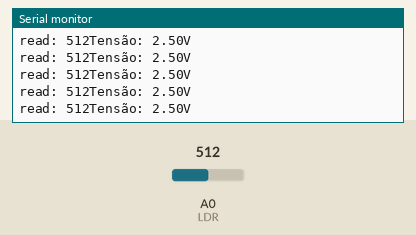
Bench run of a sketch on a simulated Arduino Uno, built with avr-gcc and run on an emulated ATmega328P. On the bench: the last lines printed to the serial monitor. The inputs (shaded band) are chosen by the test bench; at power-on: A0 (LDR) = 512.

Above: at 1.2 s.
1.3 s: A0 (LDR) set to 107
At 2.0 s:
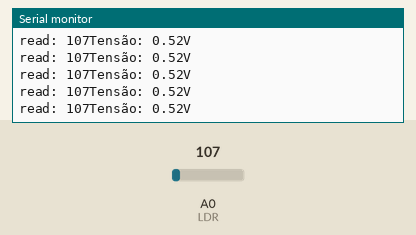
4.3 s: A0 (LDR) set to 93
At 5.1 s:
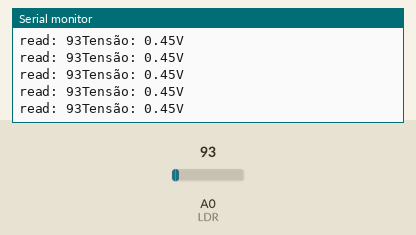
7.3 s: A0 (LDR) set to 11
At 7.8 s:
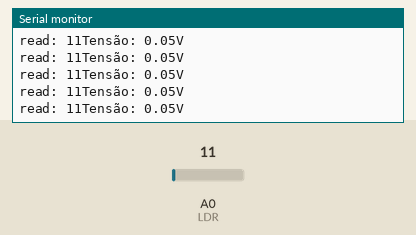
10.3 s: A0 (LDR) set to 8
At 11.2 s:
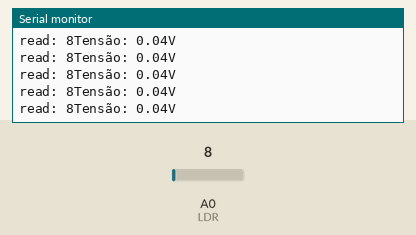
11.8 s: A0 (LDR) set to 1023
At 12.6 s:
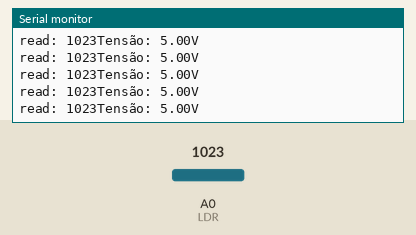
14.8 s: A0 (LDR) set to 990
At 15.8 s:
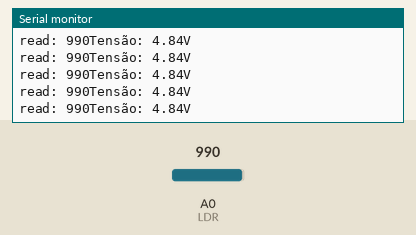
Timing chart, 0 to 17.8 s (numbered marks = the images above; inputs shaded):
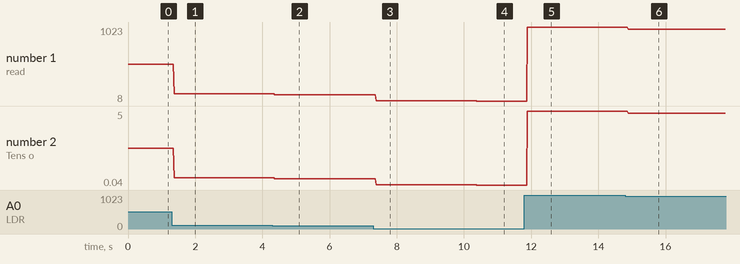

Measured:
- after the input at 1.3 s, the serial monitor: prints a new line after 0.08 s (image 1)
- after the input at 4.3 s, the serial monitor: prints a new line after 0.07 s (image 2)
- after the input at 7.3 s, the serial monitor: prints a new line after 0.09 s (image 3)
- after the input at 10.3 s, the serial monitor: prints a new line after 0.08 s (image 4)
- after the input at 11.8 s, the serial monitor: prints a new line after 0.09 s (image 5)
- after the input at 14.8 s, the serial monitor: prints a new line after 0.09 s (image 6)
- plotted number 1: 512 → 107 after the input at 1.3 s, 107 → 93 after the input at 4.3 s, 93 → 11 after the input at 7.3 s, 11 → 8 after the input at 10.3 s, 8 → 1023 after the input at 11.8 s
- plotted number 2: 2.5 → 0.52 after the input at 1.3 s, 0.52 → 0.45 after the input at 4.3 s, 0.45 → 0.05 after the input at 7.3 s, 0.05 → 0.04 after the input at 10.3 s, 0.04 → 5 after the input at 11.8 s

The sketch:

LIGHT_SENSOR.ino
```cpp
const int LDR = A0;
int read = 0;
float tensao = 0.0;
const int LED = 7;

void setup() {
  Serial.begin(9600);
  pinMode(LDR, INPUT);
}

void loop() {
  read = analogRead(LDR);

  if(read < 400){
    digitalWrite(LED, HIGH);
  }else {
    digitalWrite(LED, LOW);
  }

  Serial.print("read: ");
  Serial.print(read);

  tensao = read * 5.0 / 1023.0;
  Serial.print("Tensão: ");
  Serial.print(tensao);
  Serial.print("V");
  Serial.println();
}
  
```
